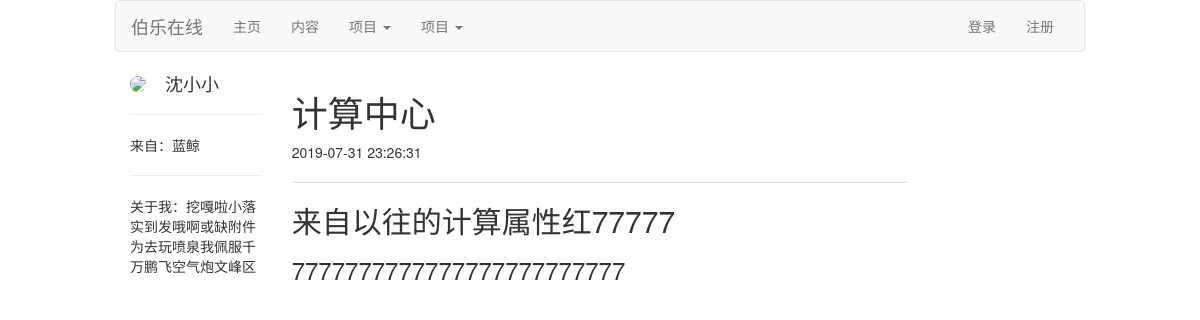
Page /getpost/1 on the earlier database version.
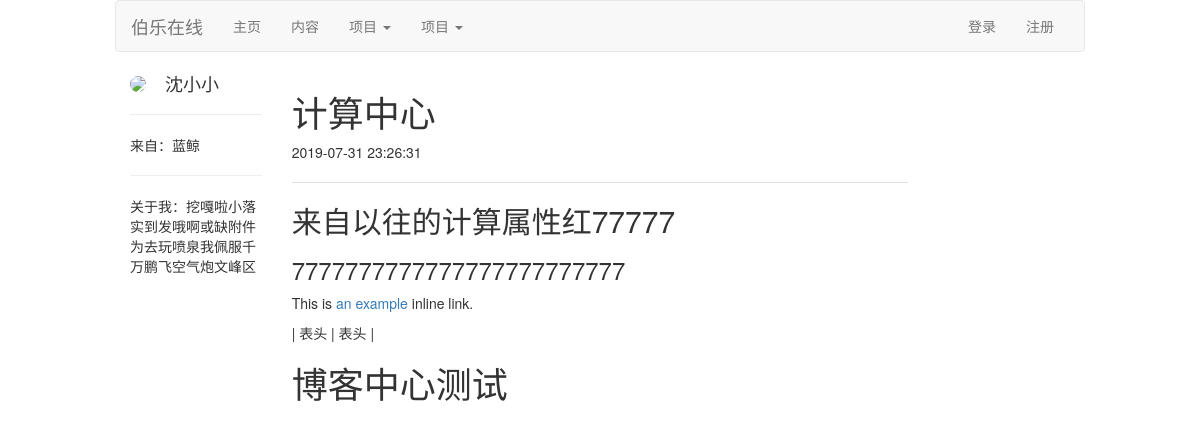
Same page on the later database version.
### app/models.py (models this page shows, shortened)
class Post(db.Model):
    __tablename__ = 'post'
    post_id = db.Column(db.Integer, primary_key=True, comment='文章id')
    user_id = db.Column(
        db.Integer,
        db.ForeignKey('user.user_id'),
        comment='用户ID')
    content = db.Column(db.Text, comment='文章内容')
    crtd_time = db.Column(db.DateTime, comment='创作时间')
    last_edit_time = db.Column(db.Date, comment='最后一次修改时间')
    title = db.Column(db.String(200), comment='文章标题')
    body_html = db.Column(db.Text)

### app/main/views.py (the view)
@main_bp.route('/getpost/<int:postid>')
@pysnooper.snoop()
def get_post(postid):
    post = db.session.query(
        Post.post_id,
        Post.content,
        Post.crtd_time,
        Post.body_html,
        Post.title,
        User.user_name,
        User.user_id,
        User.location,
        User.about_me). filter(
        Post.post_id == postid). filter(
            Post.user_id == User.user_id).first()
    return render_template('main/post.html', post=post, title_name='博客')

### app/auth/views.py (called while the page is built)
@auth_bp.before_app_request
@pysnooper.snoop()
def before_request():
    if current_user.is_authenticated:
        current_user.ping()
        if not current_user.confirmed \
                and request.endpoint \
                and request.blueprint != 'auth' \
                and request.endpoint != 'static':
            r = redirect(url_for('auth.unconfirmed'))
            return r

### app/templates/main/post.html (shortened to what this page needs)
{% extends 'main/base.html' %}
{% block html_attribs %} lang="zh"{% endblock %}
{% block content %}
    <div class="col-md-10 col-md-offset-1">
        <div class="col-md-2">
            <img src="https://avatar.csdn.net/0/3/C/3_cainiao_python.jpg" class="img-circle" style="height: 60px;">
            <span class="h4" style="vertical-align:middle ;padding-left: 15px">{{ post.user_name }}</span>
            <hr>
            <span>来自：{{ post.location }}</span>
            <hr>
            <p>关于我：{{ post.about_me }}</p>
        </div>
        <div class="col-md-8">
            <h1>{{ post.title }}</h1>
            <p>{{ post.crtd_time.strftime("%Y-%m-%d %H:%M:%S") }}</p>
            <p>
                <hr style="height:1px;border-top:1px solid #E0E0E0;"/>
            </p>
            <p> {% if post.body_html %}
                {{ post.body_html | safe }}
            {% else %}
                {{ post.content }}
            {% endif %} </p>
        </div>
    </div>
{% endblock %}

Differences in the rows shown:
changed Post "计算中心": body_html "来自以往的计算属性红77777 7777777777777777777777777" → "来自以往的计算属性红77777 7777777777777777777777777 This is an example inline link. | 表头 | 表头 | 博客中心测试"
